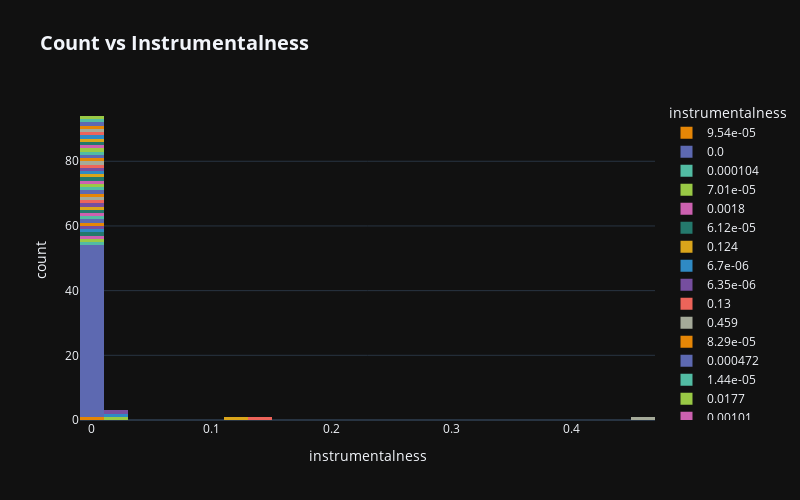

The notebook cell this image was saved under:
### Code cell
Features_copy = Features.copy()
Features_copy['instrumentalness'] = \
    Features_copy['instrumentalness'].fillna('Null')

fig=px.histogram(Features_copy,
                 x = 'instrumentalness',
                 color = 'instrumentalness',
                 title="<b>Count vs Instrumentalness",
                 color_discrete_sequence=px.colors.qualitative.Vivid,
                 width=800, height=500)
fig.update_layout(template="plotly_dark")
fig.update_layout(title_font_size=20)
fig.show()

### Figure 1 — Plotly figure (JSON) as saved in the notebook; plotly's stock layout.template omitted (floating-point values rounded to 4 significant figures)
{"data": [{"alignmentgroup": "True", "bingroup": "x", "hovertemplate": "instrumentalness=%{x}<br>count=%{y}<extra></extra>", "legendgroup": "9.54e-05", "marker": {"color": "rgb(229, 134, 6)", "pattern": {"shape": ""}}, "name": "9.54e-05", "offsetgroup": "9.54e-05", "orientation": "v", "showlegend": true, "type": "histogram", "x": [9.54e-05], "xaxis": "x", "yaxis": "y"}, {"alignmentgroup": "True", "bingroup": "x", "hovertemplate": "instrumentalness=%{x}<br>count=%{y}<extra></extra>", "legendgroup": "0.0", "marker": {"color": "rgb(93, 105, 177)", "pattern": {"shape": ""}}, "name": "0.0", "offsetgroup": "0.0", "orientation": "v", "showlegend": true, "type": "histogram", "x": [0, 0, 0, 0, 0, 0, 0, 0, 0, 0, 0, 0, 0, 0, 0, 0, 0, 0, 0, 0, 0, 0, 0, 0, 0, 0, 0, 0, 0, 0, 0, 0, 0, 0, 0, 0, 0, 0, 0, 0, 0, 0, 0, 0, 0, 0, 0, 0, 0, 0, 0, 0, 0], "xaxis": "x", "yaxis": "y"}, {"alignmentgroup": "True", "bingroup": "x", "hovertemplate": "instrumentalness=%{x}<br>count=%{y}<extra></extra>", "legendgroup": "0.000104", "marker": {"color": "rgb(82, 188, 163)", "pattern": {"shape": ""}}, "name": "0.000104", "offsetgroup": "0.000104", "orientation": "v", "showlegend": true, "type": "histogram", "x": [0.000104], "xaxis": "x", "yaxis": "y"}, {"alignmentgroup": "True", "bingroup": "x", "hovertemplate": "instrumentalness=%{x}<br>count=%{y}<extra></extra>", "legendgroup": "7.01e-05", "marker": {"color": "rgb(153, 201, 69)", "pattern": {"shape": ""}}, "name": "7.01e-05", "offsetgroup": "7.01e-05", "orientation": "v", "showlegend": true, "type": "histogram", "x": [7.01e-05], "xaxis": "x", "yaxis": "y"}, {"alignmentgroup": "True", "bingroup": "x", "hovertemplate": "instrumentalness=%{x}<br>count=%{y}<extra></extra>", "legendgroup": "0.0018", "marker": {"color": "rgb(204, 97, 176)", "pattern": {"shape": ""}}, "name": "0.0018", "offsetgroup": "0.0018", "orientation": "v", "showlegend": true, "type": "histogram", "x": [0.0018], "xaxis": "x", "yaxis": "y"}, {"alignmentgroup": "True", "bingroup": "x", "hovertemplate": "instrumentalness=%{x}<br>count=%{y}<extra></extra>", "legendgroup": "6.12e-05", "marker": {"color": "rgb(36, 121, 108)", "pattern": {"shape": ""}}, "name": "6.12e-05", "offsetgroup": "6.12e-05", "orientation": "v", "showlegend": true, "type": "histogram", "x": [6.12e-05], "xaxis": "x", "yaxis": "y"}, {"alignmentgroup": "True", "bingroup": "x", "hovertemplate": "instrumentalness=%{x}<br>count=%{y}<extra></extra>", "legendgroup": "0.124", "marker": {"color": "rgb(218, 165, 27)", "pattern": {"shape": ""}}, "name": "0.124", "offsetgroup": "0.124", "orientation": "v", "showlegend": true, "type": "histogram", "x": [0.124], "xaxis": "x", "yaxis": "y"}, {"alignmentgroup": "True", "bingroup": "x", "hovertemplate": "instrumentalness=%{x}<br>count=%{y}<extra></extra>", "legendgroup": "6.7e-06", "marker": {"color": "rgb(47, 138, 196)", "pattern": {"shape": ""}}, "name": "6.7e-06", "offsetgroup": "6.7e-06", "orientation": "v", "showlegend": true, "type": "histogram", "x": [6.7e-06], "xaxis": "x", "yaxis": "y"}, {"alignmentgroup": "True", "bingroup": "x", "hovertemplate": "instrumentalness=%{x}<br>count=%{y}<extra></extra>", "legendgroup": "6.35e-06", "marker": {"color": "rgb(118, 78, 159)", "pattern": {"shape": ""}}, "name": "6.35e-06", "offsetgroup": "6.35e-06", "orientation": "v", "showlegend": true, "type": "histogram", "x": [6.35e-06], "xaxis": "x", "yaxis": "y"}, {"alignmentgroup": "True", "bingroup": "x", "hovertemplate": "instrumentalness=%{x}<br>count=%{y}<extra></extra>", "legendgroup": "0.13", "marker": {"color": "rgb(237, 100, 90)", "pattern": {"shape": ""}}, "name": "0.13", "offsetgroup": "0.13", "orientation": "v", "showlegend": true, "type": "histogram", "x": [0.13], "xaxis": "x", "yaxis": "y"}, {"alignmentgroup": "True", "bingroup": "x", "hovertemplate": "instrumentalness=%{x}<br>count=%{y}<extra></extra>", "legendgroup": "0.459", "marker": {"color": "rgb(165, 170, 153)", "pattern": {"shape": ""}}, "name": "0.459", "offsetgroup": "0.459", "orientation": "v", "showlegend": true, "type": "histogram", "x": [0.459], "xaxis": "x", "yaxis": "y"}, {"alignmentgroup": "True", "bingroup": "x", "hovertemplate": "instrumentalness=%{x}<br>count=%{y}<extra></extra>", "legendgroup": "8.29e-05", "marker": {"color": "rgb(229, 134, 6)", "pattern": {"shape": ""}}, "name": "8.29e-05", "offsetgroup": "8.29e-05", "orientation": "v", "showlegend": true, "type": "histogram", "x": [8.29e-05], "xaxis": "x", "yaxis": "y"}, {"alignmentgroup": "True", "bingroup": "x", "hovertemplate": "instrumentalness=%{x}<br>count=%{y}<extra></extra>", "legendgroup": "0.000472", "marker": {"color": "rgb(93, 105, 177)", "pattern": {"shape": ""}}, "name": "0.000472", "offsetgroup": "0.000472", "orientation": "v", "showlegend": true, "type": "histogram", "x": [0.000472], "xaxis": "x", "yaxis": "y"}, {"alignmentgroup": "True", "bingroup": "x", "hovertemplate": "instrumentalness=%{x}<br>count=%{y}<extra></extra>", "legendgroup": "1.44e-05", "marker": {"color": "rgb(82, 188, 163)", "pattern": {"shape": ""}}, "name": "1.44e-05", "offsetgroup": "1.44e-05", "orientation": "v", "showlegend": true, "type": "histogram", "x": [1.44e-05], "xaxis": "x", "yaxis": "y"}, {"alignmentgroup": "True", "bingroup": "x", "hovertemplate": "instrumentalness=%{x}<br>count=%{y}<extra></extra>", "legendgroup": "0.0177", "marker": {"color": "rgb(153, 201, 69)", "pattern": {"shape": ""}}, "name": "0.0177", "offsetgroup": "0.0177", "orientation": "v", "showlegend": true, "type": "histogram", "x": [0.0177], "xaxis": "x", "yaxis": "y"}, {"alignmentgroup": "True", "bingroup": "x", "hovertemplate": "instrumentalness=%{x}<br>count=%{y}<extra></extra>", "legendgroup": "0.00101", "marker": {"color": "rgb(204, 97, 176)", "pattern": {"shape": ""}}, "name": "0.00101", "offsetgroup": "0.00101", "orientation": "v", "showlegend": true, "type": "histogram", "x": [0.00101], "xaxis": "x", "yaxis": "y"}, {"alignmentgroup": "True", "bingroup": "x", "hovertemplate": "instrumentalness=%{x}<br>count=%{y}<extra></extra>", "legendgroup": "0.00244", "marker": {"color": "rgb(36, 121, 108)", "pattern": {"shape": ""}}, "name": "0.00244", "offsetgroup": "0.00244", "orientation": "v", "showlegend": true, "type": "histogram", "x": [0.00244], "xaxis": "x", "yaxis": "y"}, {"alignmentgroup": "True", "bingroup": "x", "hovertemplate": "instrumentalness=%{x}<br>count=%{y}<extra></extra>", "legendgroup": "0.00372", "marker": {"color": "rgb(218, 165, 27)", "pattern": {"shape": ""}}, "name": "0.00372", "offsetgroup": "0.00372", "orientation": "v", "showlegend": true, "type": "histogram", "x": [0.00372], "xaxis": "x", "yaxis": "y"}, {"alignmentgroup": "True", "bingroup": "x", "hovertemplate": "instrumentalness=%{x}<br>count=%{y}<extra></extra>", "legendgroup": "0.0117", "marker": {"color": "rgb(47, 138, 196)", "pattern": {"shape": ""}}, "name": "0.0117", "offsetgroup": "0.0117", "orientation": "v", "showlegend": true, "type": "histogram", "x": [0.0117], "xaxis": "x", "yaxis": "y"}, {"alignmentgroup": "True", "bingroup": "x", "hovertemplate": "instrumentalness=%{x}<br>count=%{y}<extra></extra>", "legendgroup": "4.13e-06", "marker": {"color": "rgb(118, 78, 159)", "pattern": {"shape": ""}}, "name": "4.13e-06", "offsetgroup": "4.13e-06", "orientation": "v", "showlegend": true, "type": "histogram", "x": [4.13e-06], "xaxis": "x", "yaxis": "y"}, {"alignmentgroup": "True", "bingroup": "x", "hovertemplate": "instrumentalness=%{x}<br>count=%{y}<extra></extra>", "legendgroup": "3.56e-05", "marker": {"color": "rgb(237, 100, 90)", "pattern": {"shape": ""}}, "name": "3.56e-05", "offsetgroup": "3.56e-05", "orientation": "v", "showlegend": true, "type": "histogram", "x": [3.56e-05], "xaxis": "x", "yaxis": "y"}, {"alignmentgroup": "True", "bingroup": "x", "hovertemplate": "instrumentalness=%{x}<br>count=%{y}<extra></extra>", "legendgroup": "2.29e-05", "marker": {"color": "rgb(165, 170, 153)", "pattern": {"shape": ""}}, "name": "2.29e-05", "offsetgroup": "2.29e-05", "orientation": "v", "showlegend": true, "type": "histogram", "x": [2.29e-05], "xaxis": "x", "yaxis": "y"}, {"alignmentgroup": "True", "bingroup": "x", "hovertemplate": "instrumentalness=%{x}<br>count=%{y}<extra></extra>", "legendgroup": "1.55e-05", "marker": {"color": "rgb(229, 134, 6)", "pattern": {"shape": ""}}, "name": "1.55e-05", "offsetgroup": "1.55e-05", "orientation": "v", "showlegend": true, "type": "histogram", "x": [1.55e-05], "xaxis": "x", "yaxis": "y"}, {"alignmentgroup": "True", "bingroup": "x", "hovertemplate": "instrumentalness=%{x}<br>count=%{y}<extra></extra>", "legendgroup": "0.0012", "marker": {"color": "rgb(93, 105, 177)", "pattern": {"shape": ""}}, "name": "0.0012", "offsetgroup": "0.0012", "orientation": "v", "showlegend": true, "type": "histogram", "x": [0.0012], "xaxis": "x", "yaxis": "y"}, {"alignmentgroup": "True", "bingroup": "x", "hovertemplate": "instrumentalness=%{x}<br>count=%{y}<extra></extra>", "legendgroup": "5.39e-05", "marker": {"color": "rgb(82, 188, 163)", "pattern": {"shape": ""}}, "name": "5.39e-05", "offsetgroup": "5.39e-05", "orientation": "v", "showlegend": true, "type": "histogram", "x": [5.39e-05], "xaxis": "x", "yaxis": "y"}, {"alignmentgroup": "True", "bingroup": "x", "hovertemplate": "instrumentalness=%{x}<br>count=%{y}<extra></extra>", "legendgroup": "0.00498", "marker": {"color": "rgb(153, 201, 69)", "pattern": {"shape": ""}}, "name": "0.00498", "offsetgroup": "0.00498", "orientation": "v", "showlegend": true, "type": "histogram", "x": [0.00498], "xaxis": "x", "yaxis": "y"}, {"alignmentgroup": "True", "bingroup": "x", "hovertemplate": "instrumentalness=%{x}<br>count=%{y}<extra></extra>", "legendgroup": "2.19e-05", "marker": {"color": "rgb(204, 97, 176)", "pattern": {"shape": ""}}, "name": "2.19e-05", "offsetgroup": "2.19e-05", "orientation": "v", "showlegend": true, "type": "histogram", "x": [2.19e-05], "xaxis": "x", "yaxis": "y"}, {"alignmentgroup": "True", "bingroup": "x", "hovertemplate": "instrumentalness=%{x}<br>count=%{y}<extra></extra>", "legendgroup": "2.63e-05", "marker": {"color": "rgb(36, 121, 108)", "pattern": {"shape": ""}}, "name": "2.63e-05", "offsetgroup": "2.63e-05", "orientation": "v", "showlegend": true, "type": "histogram", "x": [2.63e-05], "xaxis": "x", "yaxis": "y"}, {"alignmentgroup": "True", "bingroup": "x", "hovertemplate": "instrumentalness=%{x}<br>count=%{y}<extra></extra>", "legendgroup": "1.42e-05", "marker": {"color": "rgb(218, 165, 27)", "pattern": {"shape": ""}}, "name": "1.42e-05", "offsetgroup": "1.42e-05", "orientation": "v", "showlegend": true, "type": "histogram", "x": [1.42e-05], "xaxis": "x", "yaxis": "y"}, {"alignmentgroup": "True", "bingroup": "x", "hovertemplate": "instrumentalness=%{x}<br>count=%{y}<extra></extra>", "legendgroup": "0.00123", "marker": {"color": "rgb(47, 138, 196)", "pattern": {"shape": ""}}, "name": "0.00123", "offsetgroup": "0.00123", "orientation": "v", "showlegend": true, "type": "histogram", "x": [0.00123], "xaxis": "x", "yaxis": "y"}, {"alignmentgroup": "True", "bingroup": "x", "hovertemplate": "instrumentalness=%{x}<br>count=%{y}<extra></extra>", "legendgroup": "0.00777", "marker": {"color": "rgb(118, 78, 159)", "pattern": {"shape": ""}}, "name": "0.00777", "offsetgroup": "0.00777", "orientation": "v", "showlegend": true, "type": "histogram", "x": [0.00777], "xaxis": "x", "yaxis": "y"}, {"alignmentgroup": "True", "bingroup": "x", "hovertemplate": "instrumentalness=%{x}<br>count=%{y}<extra></extra>", "legendgroup": "6.39e-05", "marker": {"color": "rgb(237, 100, 90)", "pattern": {"shape": ""}}, "name": "6.39e-05", "offsetgroup": "6.39e-05", "orientation": "v", "showlegend": true, "type": "histogram", "x": [6.39e-05], "xaxis": "x", "yaxis": "y"}, {"alignmentgroup": "True", "bingroup": "x", "hovertemplate": "instrumentalness=%{x}<br>count=%{y}<extra></extra>", "legendgroup": "7.97e-06", "marker": {"color": "rgb(165, 170, 153)", "pattern": {"shape": ""}}, "name": "7.97e-06", "offsetgroup": "7.97e-06", "orientation": "v", "showlegend": true, "type": "histogram", "x": [7.97e-06], "xaxis": "x", "yaxis": "y"}, {"alignmentgroup": "True", "bingroup": "x", "hovertemplate": "instrumentalness=%{x}<br>count=%{y}<extra></extra>", "legendgroup": "0.000423", "marker": {"color": "rgb(229, 134, 6)", "pattern": {"shape": ""}}, "name": "0.000423", "offsetgroup": "0.000423", "orientation": "v", "showlegend": true, "type": "histogram", "x": [0.000423], "xaxis": "x", "yaxis": "y"}, {"alignmentgroup": "True", "bingroup": "x", "hovertemplate": "instrumentalness=%{x}<br>count=%{y}<extra></extra>", "legendgroup": "0.00025", "marker": {"color": "rgb(93, 105, 177)", "pattern": {"shape": ""}}, "name": "0.00025", "offsetgroup": "0.00025", "orientation": "v", "showlegend": true, "type": "histogram", "x": [0.00025], "xaxis": "x", "yaxis": "y"}, {"alignmentgroup": "True", "bingroup": "x", "hovertemplate": "instrumentalness=%{x}<br>count=%{y}<extra></extra>", "legendgroup": "8.15e-05", "marker": {"color": "rgb(82, 188, 163)", "pattern": {"shape": ""}}, "name": "8.15e-05", "offsetgroup": "8.15e-05", "orientation": "v", "showlegend": true, "type": "histogram", "x": [8.15e-05], "xaxis": "x", "yaxis": "y"}, {"alignmentgroup": "True", "bingroup": "x", "hovertemplate": "instrumentalness=%{x}<br>count=%{y}<extra></extra>", "legendgroup": "8.42e-06", "marker": {"color": "rgb(153, 201, 69)", "pattern": {"shape": ""}}, "name": "8.42e-06", "offsetgroup": "8.42e-06", "orientation": "v", "showlegend": true, "type": "histogram", "x": [8.42e-06], "xaxis": "x", "yaxis": "y"}, {"alignmentgroup": "True", "bingroup": "x", "hovertemplate": "instrumentalness=%{x}<br>count=%{y}<extra></extra>", "legendgroup": "0.000156", "marker": {"color": "rgb(204, 97, 176)", "pattern": {"shape": ""}}, "name": "0.000156", "offsetgroup": "0.000156", "orientation": "v", "showlegend": true, "type": "histogram", "x": [0.000156], "xaxis": "x", "yaxis": "y"}, {"alignmentgroup": "True", "bingroup": "x", "hovertemplate": "instrumentalness=%{x}<br>count=%{y}<extra></extra>", "legendgroup": "5.22e-05", "marker": {"color": "rgb(36, 121, 108)", "pattern": {"shape": ""}}, "name": "5.22e-05", "offsetgroup": "5.22e-05", "orientation": "v", "showlegend": true, "type": "histogram", "x": [5.22e-05], "xaxis": "x", "yaxis": "y"}, {"alignmentgroup": "True", "bingroup": "x", "hovertemplate": "instrumentalness=%{x}<br>count=%{y}<extra></extra>", "legendgroup": "6.81e-06", "marker": {"color": "rgb(218, 165, 27)", "pattern": {"shape": ""}}, "name": "6.81e-06", "offsetgroup": "6.81e-06", "orientation": "v", "showlegend": true, "type": "histogram", "x": [6.81e-06], "xaxis": "x", "yaxis": "y"}, {"alignmentgroup": "True", "bingroup": "x", "hovertemplate": "instrumentalness=%{x}<br>count=%{y}<extra></extra>", "legendgroup": "0.000263", "marker": {"color": "rgb(47, 138, 196)", "pattern": {"shape": ""}}, "name": "0.000263", "offsetgroup": "0.000263", "orientation": "v", "showlegend": true, "type": "histogram", "x": [0.000263], "xaxis": "x", "yaxis": "y"}, {"alignmentgroup": "True", "bingroup": "x", "hovertemplate": "instrumentalness=%{x}<br>count=%{y}<extra></extra>", "legendgroup": "0.0101", "marker": {"color": "rgb(118, 78, 159)", "pattern": {"shape": ""}}, "name": "0.0101", "offsetgroup": "0.0101", "orientation": "v", "showlegend": true, "type": "histogram", "x": [0.0101], "xaxis": "x", "yaxis": "y"}, {"alignmentgroup": "True", "bingroup": "x", "hovertemplate": "instrumentalness=%{x}<br>count=%{y}<extra></extra>", "legendgroup": "0.00404", "marker": {"color": "rgb(237, 100, 90)", "pattern": {"shape": ""}}, "name": "0.00404", "offsetgroup": "0.00404", "orientation": "v", "showlegend": true, "type": "histogram", "x": [0.00404], "xaxis": "x", "yaxis": "y"}, {"alignmentgroup": "True", "bingroup": "x", "hovertemplate": "instrumentalness=%{x}<br>count=%{y}<extra></extra>", "legendgroup": "0.00143", "marker": {"color": "rgb(165, 170, 153)", "pattern": {"shape": ""}}, "name": "0.00143", "offsetgroup": "0.00143", "orientation": "v", "showlegend": true, "type": "histogram", "x": [0.00143], "xaxis": "x", "yaxis": "y"}, {"alignmentgroup": "True", "bingroup": "x", "hovertemplate": "instrumentalness=%{x}<br>count=%{y}<extra></extra>", "legendgroup": "0.000173", "marker": {"color": "rgb(229, 134, 6)", "pattern": {"shape": ""}}, "name": "0.000173", "offsetgroup": "0.000173", "orientation": "v", "showlegend": true, "type": "histogram", "x": [0.000173], "xaxis": "x", "yaxis": "y"}, {"alignmentgroup": "True", "bingroup": "x", "hovertemplate": "instrumentalness=%{x}<br>count=%{y}<extra></extra>", "legendgroup": "7.49e-06", "marker": {"color": "rgb(93, 105, 177)", "pattern": {"shape": ""}}, "name": "7.49e-06", "offsetgroup": "7.49e-06", "orientation": "v", "showlegend": true, "type": "histogram", "x": [7.49e-06], "xaxis": "x", "yaxis": "y"}, {"alignmentgroup": "True", "bingroup": "x", "hovertemplate": "instrumentalness=%{x}<br>count=%{y}<extra></extra>", "legendgroup": "2.58e-06", "marker": {"color": "rgb(82, 188, 163)", "pattern": {"shape": ""}}, "name": "2.58e-06", "offsetgroup": "2.58e-06", "orientation": "v", "showlegend": true, "type": "histogram", "x": [2.58e-06], "xaxis": "x", "yaxis": "y"}, {"alignmentgroup": "True", "bingroup": "x", "hovertemplate": "instrumentalness=%{x}<br>count=%{y}<extra></extra>", "legendgroup": "0.000121", "marker": {"color": "rgb(153, 201, 69)", "pattern": {"shape": ""}}, "name": "0.000121", "offsetgroup": "0.000121", "orientation": "v", "showlegend": true, "type": "histogram", "x": [0.000121], "xaxis": "x", "yaxis": "y"}], "layout": {"barmode": "relative", "height": 500, "legend": {"title": {"text": "instrumentalness"}, "tracegroupgap": 0}, "title": {"font": {"size": 20}, "text": "<b>Count vs Instrumentalness"}, "width": 800, "xaxis": {"anchor": "y", "categoryarray": [9.54e-05, 0, 0.000104, 7.01e-05, 0.0018, 6.12e-05, 0.124, 6.7e-06, 6.35e-06, 0.13, 0.459, 8.29e-05, 0.000472, 1.44e-05, 0.0177, 0.00101, 0.00244, 0.00372, 0.0117, 4.13e-06, 3.56e-05, 2.29e-05, 1.55e-05, 0.0012, 5.39e-05, 0.00498, 2.19e-05, 2.63e-05, 1.42e-05, 0.00123, 0.00777, 6.39e-05, 7.97e-06, 0.000423, 0.00025, 8.15e-05, 8.42e-06, 0.000156, 5.22e-05, 6.81e-06, 0.000263, 0.0101, 0.00404, 0.00143, 0.000173, 7.49e-06, 2.58e-06, 0.000121], "categoryorder": "array", "domain": [0, 1], "title": {"text": "instrumentalness"}}, "yaxis": {"anchor": "x", "domain": [0, 1], "title": {"text": "count"}}}}
